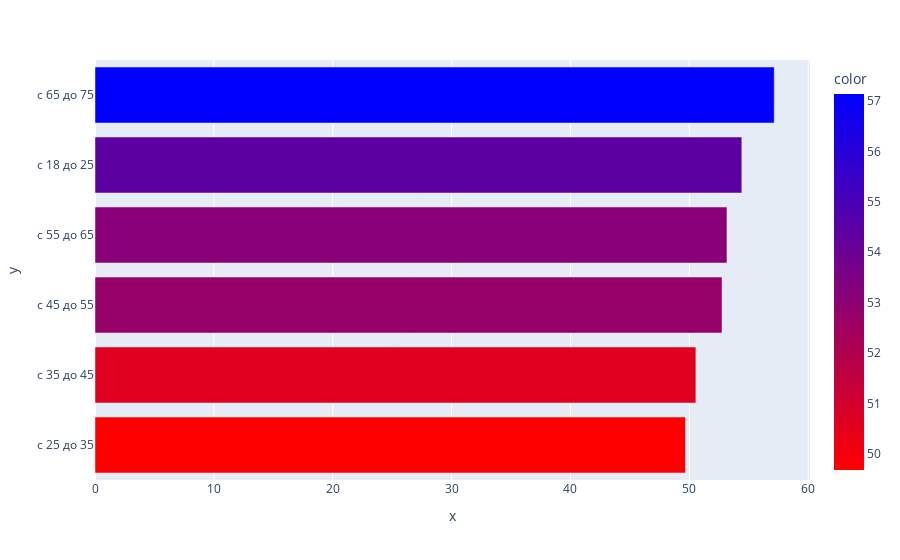

The notebook cell saved with this chart:
### Code cell
import plotly.express as px
layout = {'title': 'Процент покупок по возрастным группам',
          'xaxis': {'title': 'Процент покупок','range':[45,58]},'yaxis': {'title': 'Возрастные группы'}}
fig = px.bar(df_yearsbuy, x=df_yearsbuy, y=df_yearsbuy.index, orientation="h",
             color_continuous_scale='Bluered_r',color=df_yearsbuy)

fig.show()

### Figure 1 — Plotly figure (JSON) as saved in the notebook; plotly's stock layout.template omitted (floating-point values rounded to 4 significant figures)
{"data": [{"alignmentgroup": "True", "hovertemplate": "x=%{x}<br>y=%{y}<br>color=%{marker.color}<extra></extra>", "legendgroup": "", "marker": {"color": [49.68, 50.55, 52.75, 53.16, 54.41, 57.14], "coloraxis": "coloraxis"}, "name": "", "offsetgroup": "", "orientation": "h", "showlegend": false, "textposition": "auto", "type": "bar", "x": [49.68, 50.55, 52.75, 53.16, 54.41, 57.14], "xaxis": "x", "y": ["c 25 до 35", "c 35 до 45", "c 45 до 55", "c 55 до 65", "c 18 до 25", "c 65 до 75"], "yaxis": "y"}], "layout": {"barmode": "relative", "coloraxis": {"colorbar": {"title": {"text": "color"}}, "colorscale": [[0, "rgb(255,0,0)"], [1, "rgb(0,0,255)"]]}, "legend": {"tracegroupgap": 0}, "margin": {"t": 60}, "xaxis": {"anchor": "y", "domain": [0, 1], "title": {"text": "x"}}, "yaxis": {"anchor": "x", "domain": [0, 1], "title": {"text": "y"}}}}
